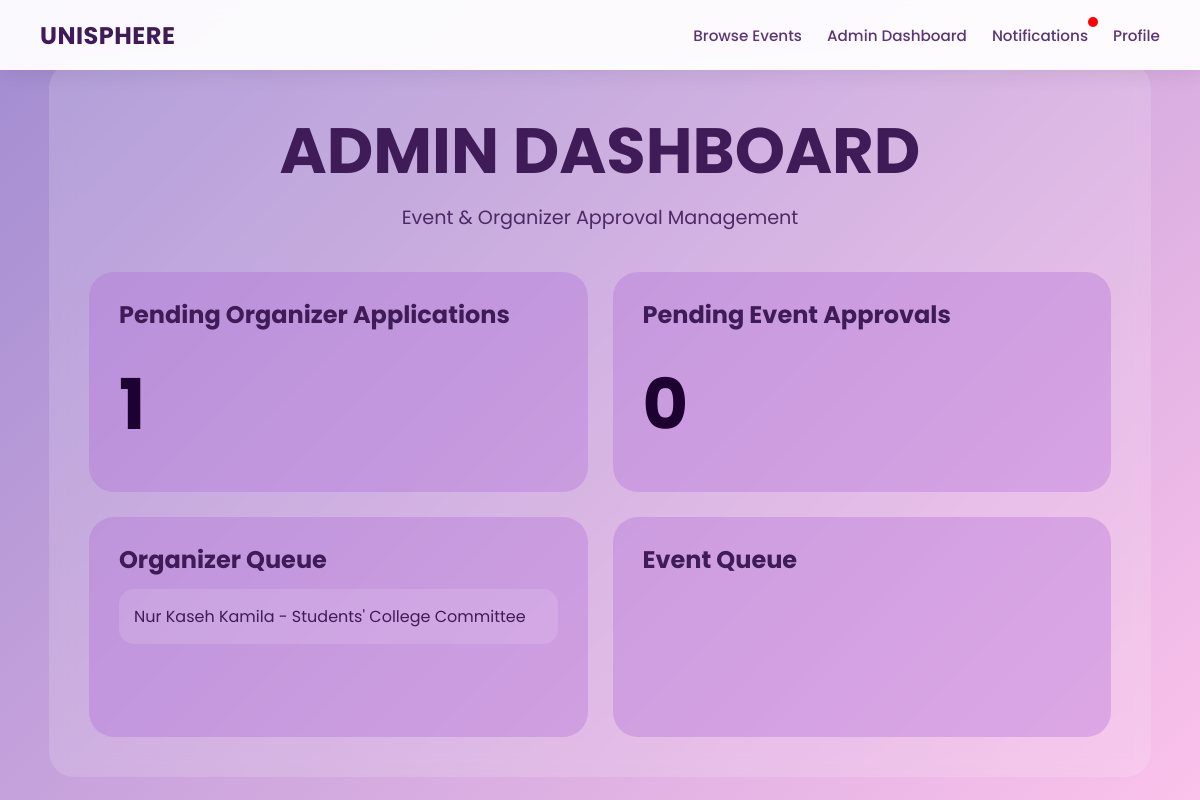
The page /admin_dashboard (signed in) on the database as committed earlier.
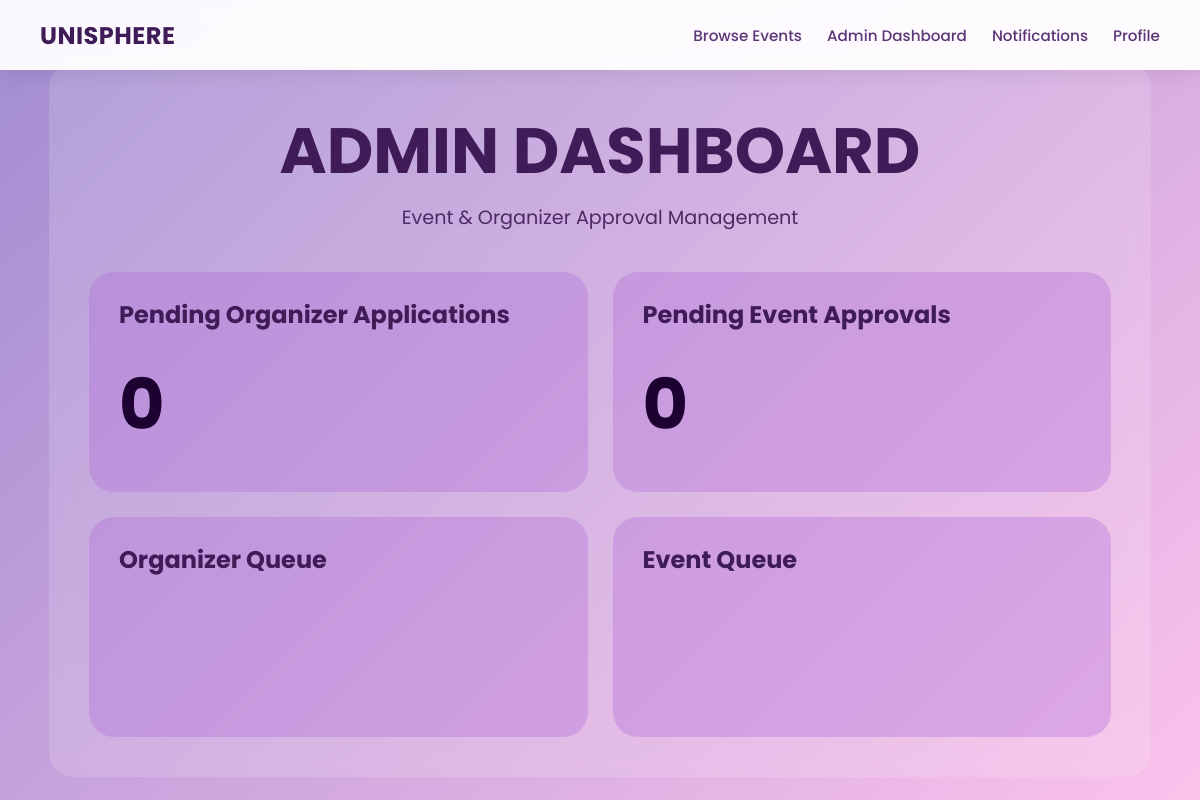
The same page on the database as committed later.
### tables this page shows
CREATE TABLE organizer_applications (
    application_id INTEGER PRIMARY KEY AUTOINCREMENT,
    student_id VARCHAR(10) NOT NULL,
    club_body TEXT NOT NULL,
    position_title TEXT NOT NULL,
    proof_document TEXT NOT NULL,
    application_status TEXT NOT NULL DEFAULT 'Pending' CHECK(application_status IN ('Pending', 'Approved', 'Rejected')),
    submitted_at TIMESTAMP DEFAULT CURRENT_TIMESTAMP,
    rejected_date DATE,
    FOREIGN KEY (student_id) REFERENCES users_general(student_id)
);

CREATE TABLE users_general (
    student_id varchar(10) PRIMARY KEY,
    name TEXT NOT NULL,
    username TEXT NOT NULL UNIQUE,
    email TEXT NOT NULL UNIQUE,
    password TEXT NOT NULL,
    keyword TEXT,
    role TEXT NOT NULL CHECK(role IN ('user', 'organizer', 'admin')),
    is_verified INTEGER DEFAULT 0,
    pending_email TEXT,
    security_question TEXT
);

### app.py (the view)
@app.route('/admin_dashboard')
def admin_dashboard():
    username = session.get('user')
    if not username:
        return redirect(url_for('signin'))
    if session.get('role') != 'admin':
        flash("Access denied.")
        return redirect(url_for('user_dashboard'))
    conn = get_db_connection()
    cursor = conn.cursor()
    cursor.execute("""SELECT * FROM users_general WHERE username = ?""", (username,))
    user = cursor.fetchone()
    if user is None:
        conn.close()
        return redirect(url_for('signin'))
    cursor.execute("""SELECT organizer_applications.*, users_general.name, users_general.username, users_general.email,
    users_general.keyword FROM organizer_applications JOIN users_general ON organizer_applications.student_id = users_general.student_id
    WHERE organizer_applications.application_status = ?""", ("Pending",))
    organizer_applications = cursor.fetchall()
    cursor.execute("SELECT * FROM events WHERE event_status = ?", ('Pending',))
    pending_events = cursor.fetchall()
    conn.close()
    return render_template('admin_dashboard.html', user=user, organizer_applications=organizer_applications, pending_events=pending_events)

### app.py (called while the page is built)
def get_db_connection():
    conn = sqlite3.connect('database.db')
    conn.row_factory = sqlite3.Row
    conn.execute("PRAGMA foreign_keys = 1")
    return conn

@app.context_processor
def inject_notifications():
    if 'student_id' not in session:
        return dict(unread_notifications=0)
    conn = get_db_connection()
    cursor = conn.cursor()
    cursor.execute("SELECT COUNT(*) AS total FROM notifications WHERE student_id = ? AND is_read = 0",
    (session['student_id'],))
    result = cursor.fetchone()
    conn.close()
    return dict(unread_notifications=result['total'])

### templates/admin_dashboard.html (shortened to what this page needs)
<!DOCTYPE html>
<html lang="en">
    <head>
    </head>
    <body>
        <nav class="navbar">
            <a class="navbar-brand" href="/user_dashboard">UniSphere</a>
            <div class="navbar-links">
                {% if session.get('role') == 'user' %}
                    <a href="/eventbrowsing">Browse Events</a>
                    <a href="/be_organizer">Become Organizer</a>
                    <a href="/notifications" class="notification-link">
                        Notifications
                        {% if unread_notifications > 0 %}
                            <span class="notification-dot"></span>
                        {% endif %}
                    </a>
                    <a href="/user_dashboard">Profile</a>
                {% elif session.get('role') == 'admin' %}
                    <a href="/eventbrowsing">Browse Events</a>
                    <a href="/admin_dashboard">Admin Dashboard</a>
                    <a href="/notifications" class="notification-link">
                        Notifications
                        {% if unread_notifications > 0 %}
                            <span class="notification-dot"></span>
                        {% endif %}
                    </a>
                    <a href="/user_dashboard">Profile</a>
                {% endif %}
            </div>
        </nav>
        <div class="admin_dashboard">
            <h1 class="title">Admin Dashboard</h1>
            <p class="subtitle">Event & Organizer Approval Management</p>
            <div class="grid">
                <div class="card">
                    <h2>Pending Organizer Applications</h2>
                    <div class="big-number">{{ organizer_applications|length }}</div>
                </div>
                <div class="card">
                    <h2>Pending Event Approvals</h2>
                    <div class="big-number">{{ pending_events|length }}</div>
                </div>
                <div class="card">
                    <h2>Organizer Queue</h2>
                    {% for application in organizer_applications %}
                        <div class="request-item organizer-item"
                            data-id="{{ application.application_id }}"
                            data-student="{{ application.student_id }}"
                            data-name="{{ application.name }}"
                            data-username="{{ application.username }}"
                            data-email="{{ application.email }}"
                            data-club="{{ application.club_body }}"
                            data-position="{{ application.position_title }}"
                            data-doc="{{ application.proof_document }}">
                            {{ application.name }} - {{ application.club_body }}
                        </div>
                    {% endfor %}
                </div>
                <div class="card">
                    <h2>Event Queue</h2>
                </div>
            </div>
        </div>
    </body>
</html>

Rows that differ between the two databases and show on the page:
removed organizer_applications: name "Nur Kaseh Kamila", club_body "Students' College Committee"
Other text that changed with them:
{{ organizer_applications|length }}: "1" → "0"
